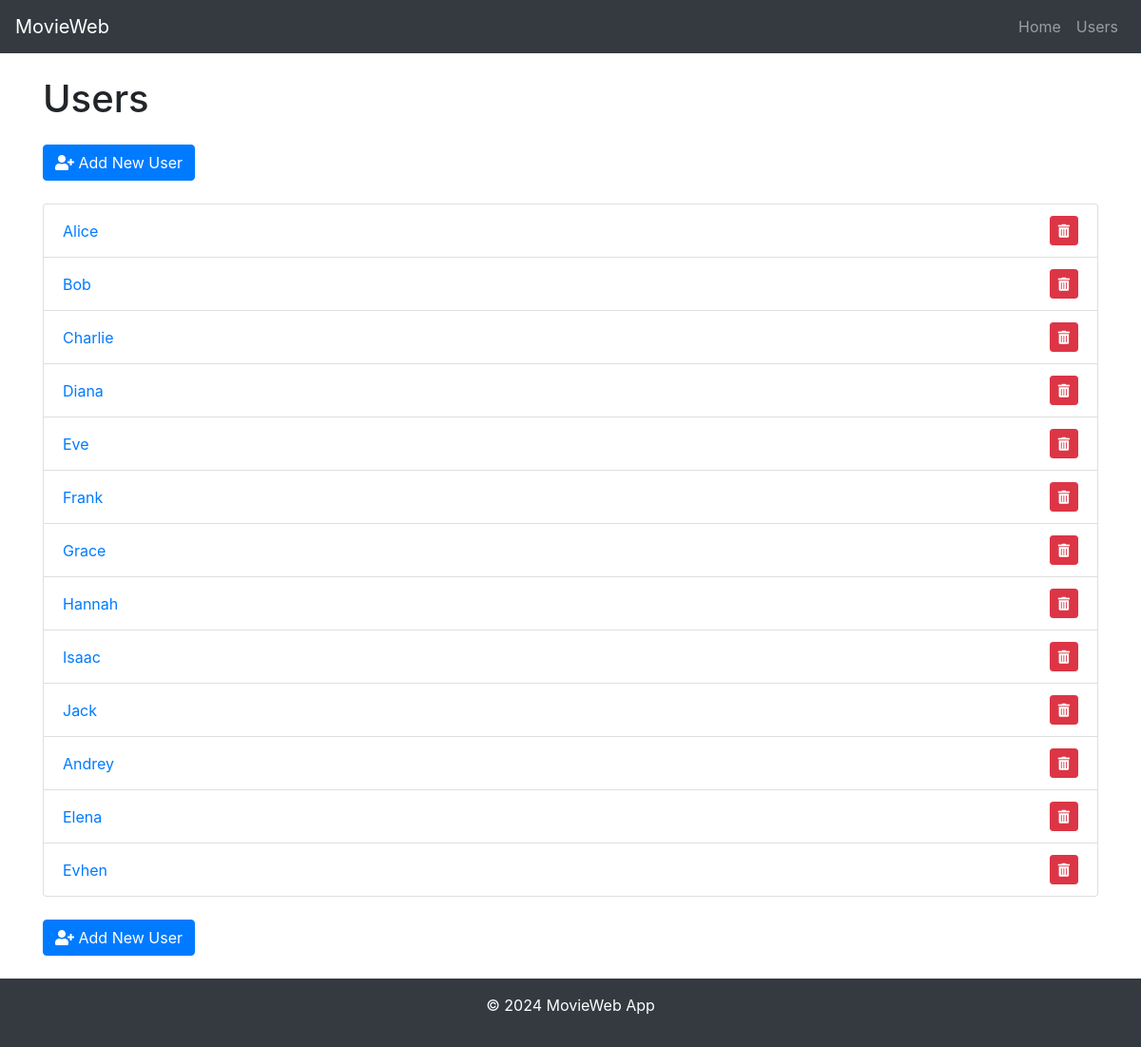
/users, run on an earlier commit of the app's database.
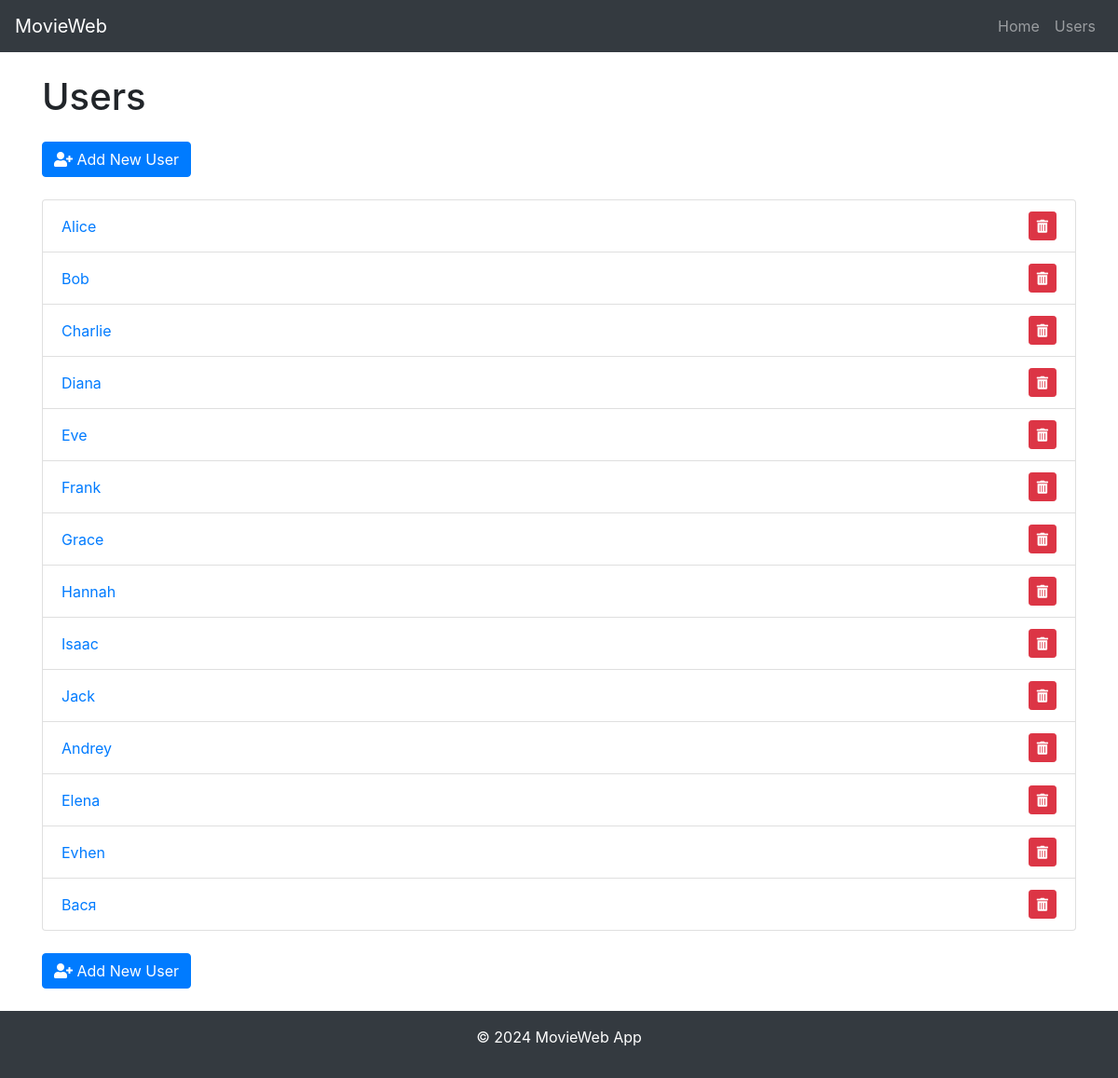
And on a later commit of the database.
### datamanager/models.py (models this page shows, shortened)
class BaseModel(db.Model):
    __abstract__ = True  # Mark this class as abstract; it won't be created as a table.

class User(BaseModel):
    __tablename__ = 'users'
    id = db.Column(db.Integer, primary_key=True, autoincrement=True)
    name = db.Column(db.String(100), nullable=False, unique=True)

### routes/html_routes.py (the view)
    @html_routes.route('/users')
    @handle_errors()
    def list_users():
        users = data_manager.get_all_users()
        return render_template('users.html', users=users)

### datamanager/sqlite_data_manager.py (called while the page is built)
    def get_all_users(self):
        return User.query.all()

### templates/users.html (shortened to what this page needs)
{% extends "base.html" %}
{% block content %}
<div class="mt-4">
    <h1 class="mb-4">Users</h1>
    <div class="mt-4">
        <a href="{{ url_for('html_routes.add_user') }}" class="btn btn-primary">
            <i class="fas fa-user-plus"></i> Add New User
        </a>
    </div>
    <br>
    <ul class="list-group">
        {% for user in users %}
            <li class="list-group-item d-flex justify-content-between align-items-center">
                <a href="{{ url_for('html_routes.user_movies', user_id=user.id) }}" class="text-primary">
                    {{ user.name }}
                </a>
                <div>
                    <form action="{{ url_for('html_routes.delete_user', user_id=user.id) }}" method="POST" style="display:inline;">
                        <button type="submit" class="btn btn-danger btn-sm" onclick="return confirm('Are you sure you want to delete this user?')">
                            <i class="fas fa-trash-alt"></i>
                        </button>
                    </form>
                </div>
            </li>
        {% endfor %}
    </ul>
    <div class="mt-4">
        <a href="{{ url_for('html_routes.add_user') }}" class="btn btn-primary">
            <i class="fas fa-user-plus"></i> Add New User
        </a>
    </div>
    <br>
</div>
{% endblock %}

### templates/base.html (shortened to what this page needs)
<!DOCTYPE html>
<html lang="en">
<head>
    <link href="https://stackpath.bootstrapcdn.com/bootstrap/4.5.2/css/bootstrap.min.css" rel="stylesheet">
    <link href="https://cdnjs.cloudflare.com/ajax/libs/font-awesome/5.15.4/css/all.min.css" rel="stylesheet">
    <link rel="stylesheet" href="{{ url_for('static', filename='style.css') }}">
</head>
<body>
    <nav class="navbar navbar-expand-lg navbar-dark bg-dark">
        <a class="navbar-brand" href="{{ url_for('html_routes.home') }}">MovieWeb</a>
        <div class="collapse navbar-collapse" id="navbarNav">
            <ul class="navbar-nav ml-auto">
                <li class="nav-item">
                    <a class="nav-link" href="{{ url_for('html_routes.home') }}">Home</a>
                </li>
                <li class="nav-item">
                    <a class="nav-link" href="{{ url_for('html_routes.list_users') }}">Users</a>
                </li>
            </ul>
        </div>
    </nav>
    <main class="container mt-4">
        {% block content %}
        {% endblock %}
    </main>
    <footer class="bg-dark text-white text-center py-3">
        <p>&copy; 2024 MovieWeb App</p>
    </footer>
</body>
</html>

What changed in the data, as far as the page shows it:
added User: name "Вася"
